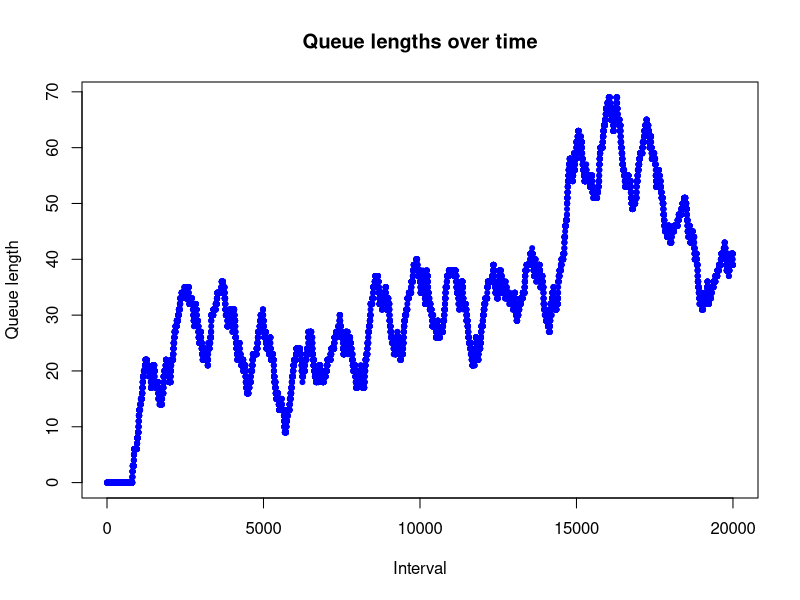
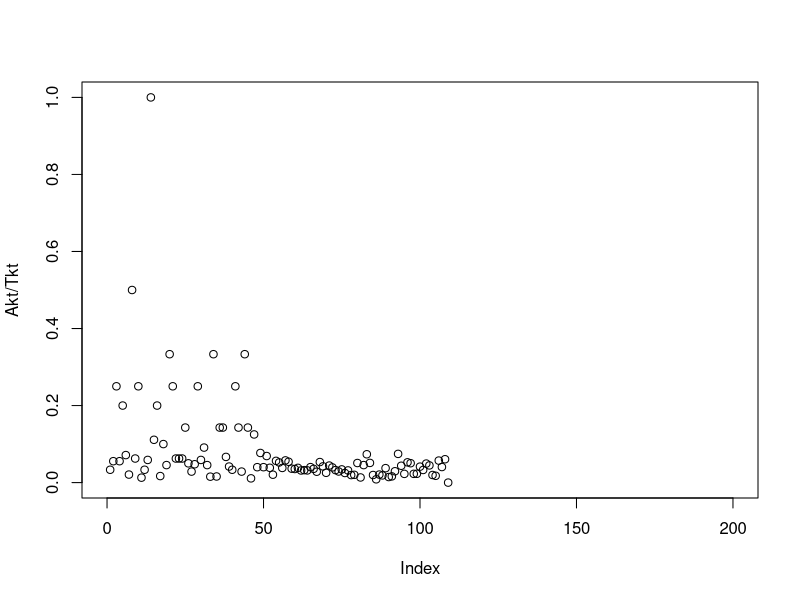
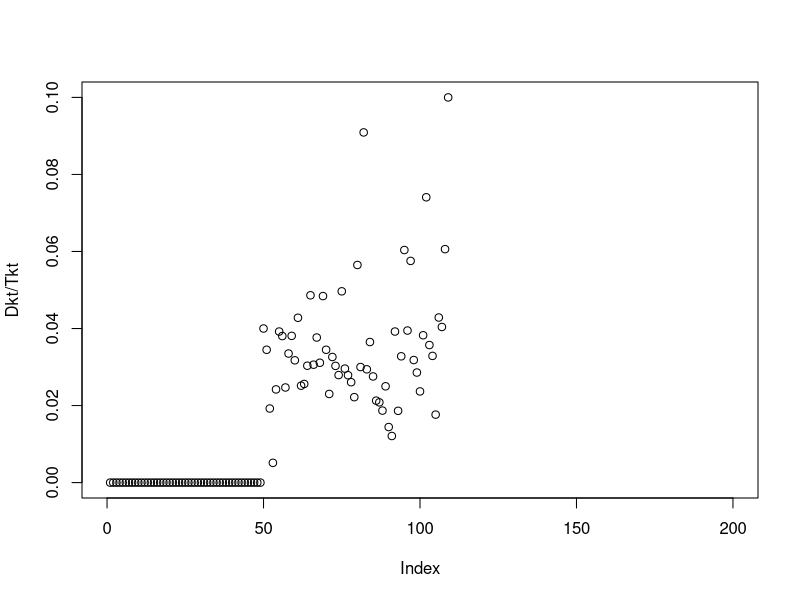

Generate these figures, in order, with R:
#### http://www.statisticsblog.com/2011/10/waiting-in-line-waiting-on-r/ ####
tmax <- 20
t <- 0
numbServers = 40
# Total time to track
precision = 1000  #precision
epochSeq = seq(1, tmax*precision, 1)
meanServiceTime = 1

#### NHPP Arrivals ####
get_nhpp_realization <- function(lambda){
  set.seed(1)
  lambda_star <- function(){
    max(sapply(seq(1, tmax,length.out=1000), lambda))*2}
  Lambda <- function(tupper){
    integrate(f = lambda, lower = 0, upper = tupper)$value}
  X <- numeric()
  while(t <= tmax){
    u <- runif(1)
    t <- t - log(u)/lambda_star()
    if(runif(1) < lambda(t)/lambda_star()) {
      X <- c(X,t)
    }
  }
  return(floor(X*precision))
}
l = 35
b = 10/35
g = 1
lambda <- function(t)  l*(1+b*sin(g*t))
arrivalEpochs <- get_nhpp_realization(lambda)

# Average time each person takes at the teller, discretized exponential 
# distribution assumed Times will be augmented by one, so that everyone takes at
# least 1 interval to serve


#### Libraries ####
# Use the proto library to treat people like objects in traditional oop
library("proto")

#### Functions ####
# R is missing a nice way to do ++, so we use this
inc <- function(x) {
  eval.parent(substitute(x <- x + 1))
}
dec <- function(x) {
  eval.parent(substitute(x <- x - 1))
}

# Main object, really a "proto" function
person <- proto(
  intervalArrived = 0,
  # How much teller time will this person demand?
  serviceEpochsNeeded = (floor(rexp(1, 1/meanServiceTime)*precision) + 1),
  serviceEpochsWaited = 0,
  serviceEpochsWaitedAtHeadOfQueue = 0
)

#### INITIALIZATION ####
queueLengths = rep(20.5, length(epochSeq))
totalCustomers = 0
serviceCompletionEpoch = rep(0, numbServers)
waitEpoch = c()
leavingTimes = c()
queue = list()
frontOfLineWaits = c()
Akt = rep(0, length(arrivalEpochs))
Dkt = rep(0, length(arrivalEpochs))
Tkt = rep(0, length(arrivalEpochs))

#### Main loop ####
for(i in epochSeq) {
  # Check if anyone is leaving the servers
  for(j in 1:numbServers) {
    if(serviceCompletionEpoch[j] == i) {
      inc(Dkt[totalCustomers])
      dec(totalCustomers)
      # They are leaving the queue, slot to 0
      serviceCompletionEpoch[j] = 0
      leavingTimes = c(leavingTimes, i)
    }
  }
  
  
  # See if a new person is to be added to the queue
  if(i %in% arrivalEpochs) {
    inc(Akt[totalCustomers])
    inc(totalCustomers)
    newPerson = as.proto(person$as.list())
    newPerson$intervalArrived = i
    queue = c(queue, newPerson)
  }
  
  # Can we place someone into a slot?
  for(j in 1:numbServers) {
    # If this slot is free
    if(!serviceCompletionEpoch[j]) { 
      if(length(queue) > 0) {
        placedPerson = queue[[1]]
        serviceCompletionEpoch[j] = i + placedPerson$serviceEpochsNeeded
        waitEpoch = c(waitEpoch, placedPerson$serviceEpochsWaited)
        # Only interested in these if person waited 1 or more intevals at front
        # of line
        if(placedPerson$serviceEpochsWaitedAtHeadOfQueue) {
          frontOfLineWaits = c(frontOfLineWaits, 
                               placedPerson$serviceEpochsWaitedAtHeadOfQueue)
        }
        
        # Remove placed person from queue
        queue[[1]] = NULL
      }
    }
  }
  
  # Everyone left in the queue has now waited one more interval to be served
  if(length(queue)) {
    for(j in 1:length(queue)) {
      inc(queue[[j]]$serviceEpochsWaited)
    }
    # The (possibley new) person at the front of the queue has had to wait 
    # there one more interval.
    inc(queue[[1]]$serviceEpochsWaitedAtHeadOfQueue)
  }
  
  # End of the interval, what is the state of things
  queueLengths[i] = length(queue)
  inc(Tkt[totalCustomers])

}

#### Output ####
plot(queueLengths, type="o", col="blue", pch=20, main="Queue lengths over time",
     xlab="Interval", ylab="Queue length")
# plot(totalCustomers, type="o", col="blue", pch=20, 
#      main="Total Customers over time", xlab="Person", ylab="Wait time")

plot(Akt/Tkt, xlim = c(0,200))
plot(Dkt/Tkt, xlim = c(0,200))
